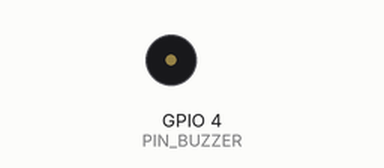
The sketch below on a simulated ESP32-C3. Parts: buzzer (waves = sounding). What the sketch prints to the serial monitor is not drawn.

Above: at 1.4 s.
At 6.3 s:
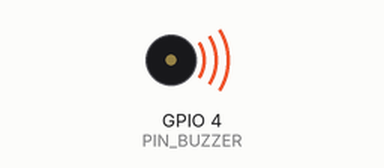
Timing chart, 0 to 7.0 s (numbered marks = the images above):
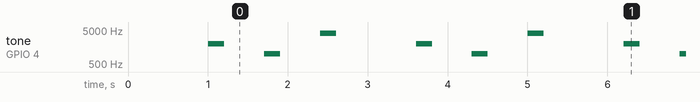

Measured:
- by itself, tone on GPIO 4 (PIN_BUZZER): repeats every 2.6 s: silent 0.50 s, 1000 Hz 0.20 s, silent 0.50 s, 4000 Hz 0.20 s, silent 1.0 s, 2000 Hz 0.20 s

The sketch:

buzzer-test.ino
```cpp
/*
  蜂鸣器测试固件（支持有源/无源）
  ESP32-C3 GPIO4

  串口 115200 查看状态

  测试模式：
  - MODE 0: 有源蜂鸣器测试（高电平触发）
  - MODE 1: 无源蜂鸣器测试（PWM驱动）

  每个测试间隔 1 秒，循环执行
*/

#define PIN_BUZZER 4
#define BUZZER_FREQ 2000
#define BUZZER_RESOLUTION 8

// 有源蜂鸣器：直接给高电平
void beepActive(int durationMs) {
  digitalWrite(PIN_BUZZER, HIGH);
  delay(durationMs);
  digitalWrite(PIN_BUZZER, LOW);
}

// 无源蜂鸣器：PWM驱动
void beepPassive(int durationMs) {
  ledcWriteTone(PIN_BUZZER, BUZZER_FREQ);
  delay(durationMs);
  ledcWriteTone(PIN_BUZZER, 0);
}

void setup() {
  Serial.begin(115200);
  delay(500);
  Serial.println("=== Buzzer Test ===");
  Serial.println("GPIO4 initialization...");
  Serial.println();

  // 初始化引脚为输出
  pinMode(PIN_BUZZER, OUTPUT);
  digitalWrite(PIN_BUZZER, LOW);
  Serial.print("Pin mode set to OUTPUT. Initial state: ");
  Serial.println(digitalRead(PIN_BUZZER));

  // 初始化PWM（备用）
  ledcAttach(PIN_BUZZER, BUZZER_FREQ, BUZZER_RESOLUTION);
  ledcWriteTone(PIN_BUZZER, 0);

  delay(500);
  Serial.println("Ready! Starting tests...");
  Serial.println();
}

void loop() {
  // ===== 测试3: 无源蜂鸣器模式（PWM）=====
  Serial.println("=== Test 3: Passive Buzzer (PWM) ===");

  Serial.print("  2000Hz beep (200ms)... ");
  ledcWriteTone(PIN_BUZZER, 2000);
  delay(200);
  ledcWriteTone(PIN_BUZZER, 0);
  delay(500);

  Serial.print("  1000Hz beep (200ms)... ");
  ledcWriteTone(PIN_BUZZER, 1000);
  delay(200);
  ledcWriteTone(PIN_BUZZER, 0);
  delay(500);

  Serial.print("  4000Hz beep (200ms)... ");
  ledcWriteTone(PIN_BUZZER, 4000);
  delay(200);
  ledcWriteTone(PIN_BUZZER, 0);
  delay(1000);
}
```
